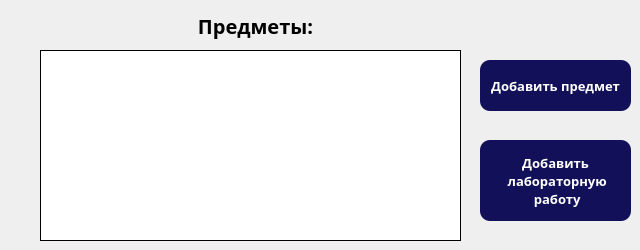
    <widget class="QWidget" name="tab">
     <attribute name="title">
      <string>Предметы</string>
     </attribute>
     <widget class="QPushButton" name="add_para_button">
      <property name="geometry">
       <rect>
        <x>480</x>
        <y>60</y>
        <width>151</width>
        <height>51</height>
       </rect>
      </property>
      <property name="font">
       <font>
        <family>Raleway</family>
        <pointsize>-1</pointsize>
        <weight>75</weight>
        <italic>false</italic>
        <bold>true</bold>
       </font>
      </property>
      <property name="styleSheet">
       <string notr="true">QPushButton {
	background:#121058;
	border-style: solid;
	border-radius: 10px;
	font-family: Raleway;
	font-style: normal;
	font-weight: bold;
	font-size: 13px;
	line-height: 12px;
	color: #FFFFFF;
}
</string>
      </property>
      <property name="text">
       <string>Добавить предмет</string>
      </property>
     </widget>
     <widget class="QListWidget" name="listWidget">
      <property name="geometry">
       <rect>
        <x>40</x>
        <y>50</y>
        <width>421</width>
        <height>191</height>
       </rect>
      </property>
      <property name="font">
       <font>
        <family>Raleway</family>
        <pointsize>-1</pointsize>
        <weight>75</weight>
        <italic>false</italic>
        <bold>true</bold>
       </font>
      </property>
      <property name="layoutDirection">
       <enum>Qt::LeftToRight</enum>
      </property>
      <property name="styleSheet">
       <string notr="true">background:white;
border:1px solid black;
font-size:13px;
</string>
      </property>
      <property name="textElideMode">
       <enum>Qt::ElideMiddle</enum>
      </property>
      <property name="wordWrap">
       <bool>true</bool>
      </property>
     </widget>
     <widget class="QLabel" name="label_2">
      <property name="geometry">
       <rect>
        <x>190</x>
        <y>10</y>
        <width>131</width>
        <height>31</height>
       </rect>
      </property>
      <property name="font">
       <font>
        <family>Raleway</family>
        <pointsize>-1</pointsize>
        <weight>75</weight>
        <italic>false</italic>
        <bold>true</bold>
       </font>
      </property>
      <property name="contextMenuPolicy">
       <enum>Qt::CustomContextMenu</enum>
      </property>
      <property name="styleSheet">
       <string notr="true">font-family: Raleway;
font-style: normal;
font-weight: bold;
font-size:20px;
</string>
      </property>
      <property name="text">
       <string>Предметы:</string>
      </property>
      <property name="alignment">
       <set>Qt::AlignCenter</set>
      </property>
     </widget>
     <widget class="QPushButton" name="add_work_button">
      <property name="geometry">
       <rect>
        <x>480</x>
        <y>140</y>
        <width>151</width>
        <height>81</height>
       </rect>
      </property>
      <property name="font">
       <font>
        <family>Raleway</family>
        <pointsize>-1</pointsize>
        <weight>75</weight>
        <italic>false</italic>
        <bold>true</bold>
       </font>
      </property>
      <property name="styleSheet">
       <string notr="true">QPushButton {
	background:#121058;
	border-style: solid;
	border-radius: 10px;
	font-family: Raleway;
	font-style: normal;
	font-weight: bold;
	font-size: 13px;
	line-height: 12px;
	color: #FFFFFF;
}
</string>
      </property>
      <property name="text">
       <string>Добавить 
 лабораторную 
 работу</string>
      </property>
      <property name="default">
       <bool>false</bool>
      </property>
     </widget>
    </widget>
